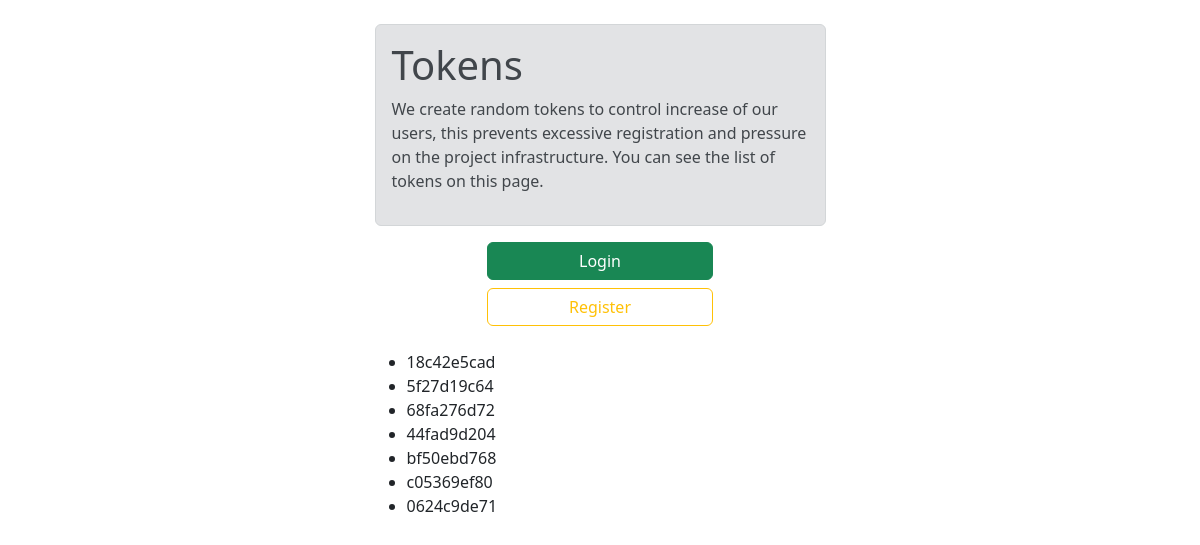
The app's page /at, older data.
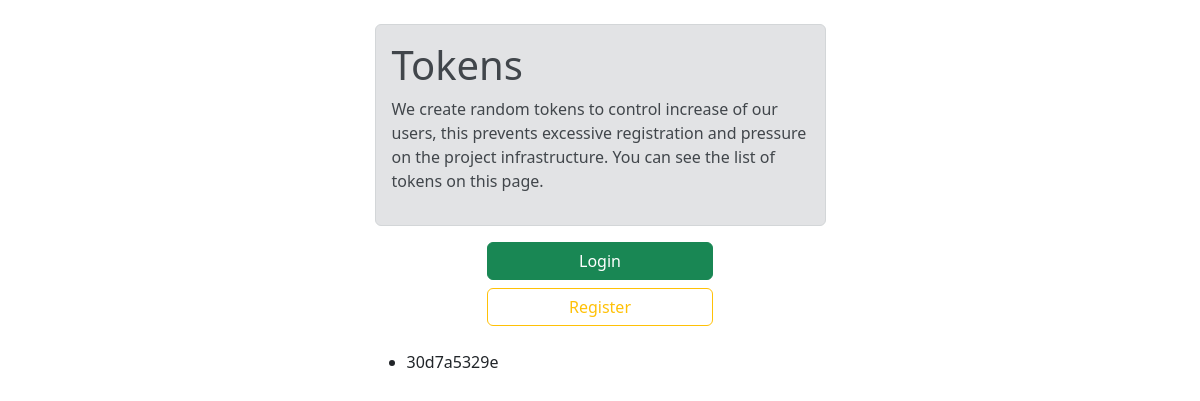
The same page, newer data.
### access_token/models.py (models this page shows)
class AccessToken(models.Model):
    access_token = models.CharField(max_length=128, verbose_name="Access Token", null=False, blank=False,
                                    help_text='unique number who belongs to one person')
    representative = models.ForeignKey(User, on_delete=models.CASCADE,
                                       help_text="That user whom created this after deposit confirm",
                                       related_name='representative_id')
    user = models.ForeignKey(User, on_delete=models.CASCADE, help_text="user registered with this token", null=True,
                             blank=True)
    is_used = models.BooleanField(default=False, help_text='user used this token to register')
    by_superuser = models.BooleanField(default=False, verbose_name='Create by admin',
                                       help_text="Admin (superuser) Created this token manually")
    date = models.DateTimeField(verbose_name="Date", auto_now_add=True, null=True)
    objects = AccessTokenManager()
    def __str__(self):
        return self.access_token

### access_token/views.py (the view)
# urls.py: path('at', at, name='at'),
def at(request):
    at_list = AccessToken.objects.filter(by_superuser=True, is_used=False)
    print(at_list)
    context = {
        'at_list': at_list,
    }
    return render(request, 'at/at.html', context)

### templates/at/at.html (shortened to what this page needs)
{% load static %}
<!DOCTYPE html>
<html lang="en">
<head>
    <link rel="stylesheet" href="{% static 'css/bootstrap.css' %}">
</head>
<body>
<div class="container">
    <div class="row justify-content-md-center">
        <div class="col col-lg-2"></div>
        <div class="col-md-5">
            <br>
            <div class="alert alert-secondary" role="alert">
                <h1 class="alert-heading">Tokens</h1>
                <p>We create random tokens to control increase of our users, this prevents
                    excessive registration and pressure on the project infrastructure. You can see the list of tokens on
                    this page.</p>
            </div>
            {% if request.user.is_superuser %}
                <div class="d-grid gap-2 col-6 mx-auto">
                    <a href="/admin" class="btn btn-success" type="button">Admin</a>
                </div>
            {% elif not request.user.is_authenticated %}
                <div class="d-grid gap-2 col-6 mx-auto">
                    <a href="{% url 'users:login' %}" class="btn btn-success" type="button">Login</a>
                    <a href="{% url 'users:signup' %}" class="btn btn-outline-warning" type="button">Register</a>
                </div>
            {% else %}
                <div class="d-grid gap-2 col-6 mx-auto">
                    <a href="{% url 'home' %}" class="btn btn-primary" type="button">Home</a>
                    <a href="{% url 'financial:deposit' %}" class="btn btn-outline-success" type="button">Deposit</a>
                </div>
            {% endif %}
            <br>
            {% if at_list %}
                <ul>
                    {% for at in at_list %}
                        <li>{{ at.access_token }}</li>
                    {% endfor %}
                </ul>
            {% else %}
                <div class="alert alert-danger">
                    <strong>Sorry</strong> there is no token available! check this page later.
                </div>
            {% endif %}
        </div>
        <div class="col col-lg-2"></div>
    </div>
</div>
</body>
</html>

Row changes from the older to the newer data that the page shows:
no longer on this page (row edited): AccessToken: access_token "18c42e5cad"
no longer on this page (row edited): AccessToken: access_token "5f27d19c64"
no longer on this page (row edited): AccessToken: access_token "68fa276d72"
removed AccessToken: access_token "44fad9d204"
removed AccessToken: access_token "bf50ebd768"
removed AccessToken: access_token "c05369ef80"
removed AccessToken: access_token "0624c9de71"
added AccessToken: access_token "30d7a5329e"
